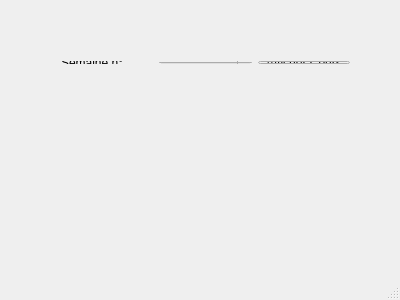
<?xml version="1.0" encoding="UTF-8"?>
<ui version="4.0">
 <class>MainWindow</class>
 <widget class="QMainWindow" name="MainWindow">
  <property name="geometry">
   <rect>
    <x>0</x>
    <y>0</y>
    <width>400</width>
    <height>300</height>
   </rect>
  </property>
  <property name="windowTitle">
   <string>Gestion d'emploi du temps</string>
  </property>
  <widget class="QWidget" name="centralWidget">
   <widget class="QWidget" name="">
    <property name="geometry">
     <rect>
      <x>50</x>
      <y>50</y>
      <width>311</width>
      <height>25</height>
     </rect>
    </property>
    <layout class="QHBoxLayout" name="horizontalLayout">
     <item>
      <widget class="QLabel" name="label">
       <property name="text">
        <string>Semaine n°</string>
       </property>
      </widget>
     </item>
     <item>
      <widget class="QSpinBox" name="numeroSemaine">
       <property name="minimum">
        <number>1</number>
       </property>
       <property name="maximum">
        <number>52</number>
       </property>
      </widget>
     </item>
     <item>
      <widget class="QPushButton" name="afficherCours">
       <property name="text">
        <string>Afficher Cours</string>
       </property>
      </widget>
     </item>
    </layout>
   </widget>
  </widget>
  <widget class="QStatusBar" name="statusBar"/>
 </widget>
 <layoutdefault spacing="6" margin="11"/>
 <resources/>
 <connections/>
</ui>
